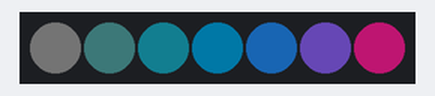
The sketch below on a simulated Arduino Uno, built with avr-gcc and run on an emulated ATmega328P. Parts: 7 RGB LEDs in strip order, left to right. Dim RGB values are drawn brighter than linear.

Above: at 0.46 s.
At 5.44 s:
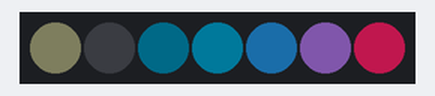
At 10.1 s:
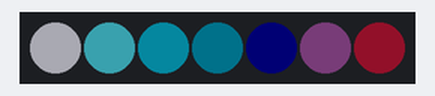
At 20.06 s:
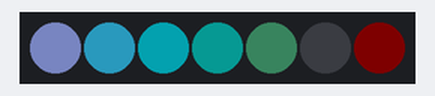
At 30.01 s:
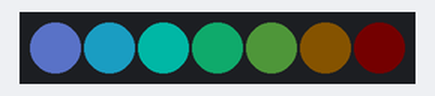
At 39.65 s:
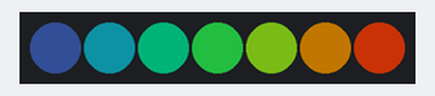
Timing chart, 0 to 40.0 s (numbered marks = the images above):
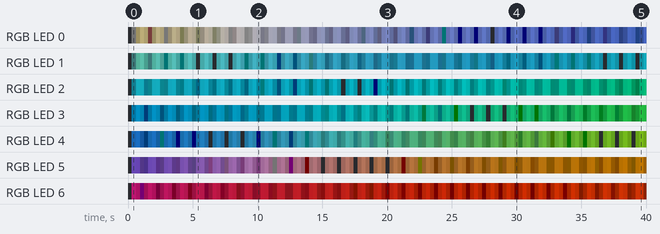

Measured:
- by itself, RGB LED 3: off → RGB(0, 29, 40) at 0.31 s, → RGB(0, 71, 97) 0.31 s later, → RGB(0, 45, 61) 0.31 s later, → RGB(0, 1, 2) 0.31 s later, … (128 changes in this stretch)
- by itself, RGB LED 6: off → RGB(81, 9, 48) at 0.31 s, → RGB(50, 5, 29) 0.31 s later, → RGB(1, 0, 1) 0.31 s later, → RGB(31, 3, 17) 0.31 s later, … (127 changes in this stretch)

The sketch:

px_dark_led_sin_RGB_ardu_v4.ino
```cpp
#include <Adafruit_NeoPixel.h>

#define TAU 2.0*PI

#define SUMA_INI .75
#define CANT_LEDS 7

int LED_PIN = 6 ;

float brilloGeneral = .65;

//frecuencia general del clock
float velClock = .0005;
float velOscGeneral = .005;

float f = 0.65;
float filtroSeno = .5;


float offGeneral = 0.05; //agregarle T?
float amplitudDesfase = .5;

int espera = 200;
int  muestreo = 20;


float frecBrillo=.5;
float frecR = PI * .01;
float frecG = -PI * .01;
float frecB = .1;
//desfaces
float desfaceR = -0.50 * TAU;
float desfaceG = 0.13 * TAU;
float desfaceB = 0.0 * TAU;

//en rangos nomalizados es decir pensndolos de 0a 1.
//amplitud //reduciendo la onda a la mitad de -0.5 a 0.5
float ampR = .5;
float ampG = .275;
float ampB = .3;
//offset //para compensar o desplazar la onda hacia arriba
float offR = 0.5 ;
float offG = 0.25;
float offB = 0.3;

float thresh = .0; //en num normalizados

//VARIABLES OPERATIVAS
int cantPixeles =  CANT_LEDS;

long marcaTiempo, tiempoActual;
long marcaTiempoFrec;

float  sumatoriasSeno[CANT_LEDS];
float  sumatoriasR[CANT_LEDS];
float  sumatoriasG[CANT_LEDS];
float  sumatoriasB[CANT_LEDS];

Adafruit_NeoPixel strip(cantPixeles, LED_PIN, NEO_GRB + NEO_KHZ800);

void setup() {
  // put your setup code here, to run once:
  strip.begin();           // INITIALIZE NeoPixel strip object (REQUIRED)
  strip.show();            // Turn OFF all pixels ASAP
  tiempoActual = millis();
  marcaTiempo = tiempoActual;
  marcaTiempoFrec = tiempoActual;
  Serial.begin(9600);

  for (int i = 0 ; i < cantPixeles; i++) {
    sumatoriasR[i] = SUMA_INI;
    sumatoriasG[i] = SUMA_INI;
    sumatoriasB[i] = SUMA_INI;
    sumatoriasSeno[i] = SUMA_INI;
  }
}

void loop() {
  // put your main code here, to run repeatedly:
  tiempoActual = millis();
  float tSeno = tiempoActual * velOscGeneral;

  if (tiempoActual > marcaTiempoFrec + muestreo) {

    for (int i = 0 ; i < cantPixeles; i++) {

      float proporcion = float(i) / float(cantPixeles - 1);
      float desfaseLed =  proporcion * TAU * amplitudDesfase; // dibuja un seno completo en la tira
      float clockGeneral = float(tiempoActual) * velClock;

      float seno = 1. - ( sin ( i / float(cantPixeles - 1) * PI * 2. *frecBrillo + tSeno) * .5 + .5 ) ;
      sumatoriasSeno[i] = sumatoriasSeno[i] * filtroSeno + (1. - filtroSeno) * seno;

      float r = sin(clockGeneral * frecR + desfaceR + desfaseLed) * ampR + offR ;
      float g = sin(clockGeneral * frecG + desfaceG + desfaseLed) * ampG + offG ;
      float b = sin(clockGeneral * frecB + desfaceB + desfaseLed) * ampB + offB ;

      if (r <= thresh) r = 0.0;
      if (g <= thresh) g = 0.0;
      if (b <= thresh) b = 0.0;

      sumatoriasR[i] =  sumatoriasR[i] * f +  (1. - f) * r;
      sumatoriasG[i] =  sumatoriasG[i] * f +  (1. - f) * g;
      sumatoriasB[i] =  sumatoriasB[i] * f +  (1. - f) * b;

      r = constrain(sumatoriasR[i] * 255. * brilloGeneral + offGeneral, 0., 255.0) *  sumatoriasSeno[i]  ;
      g = constrain(sumatoriasG[i] * 255. * brilloGeneral + offGeneral, 0., 255.0) *  sumatoriasSeno[i]  ;
      b = constrain(sumatoriasB[i] * 255. * brilloGeneral + offGeneral, 0., 255.0) *  sumatoriasSeno[i]  ;

      strip.setPixelColor(i, strip.Color( r, g, b));        //  Set pixel's color (in RAM)

    }
    strip.show();

    marcaTiempoFrec =  millis();

  }

/*
  if (tiempoActual > marcaTiempo + espera) {
   //   tSeno+=0.5;
    marcaTiempo = millis();
  }
  */
}
```
